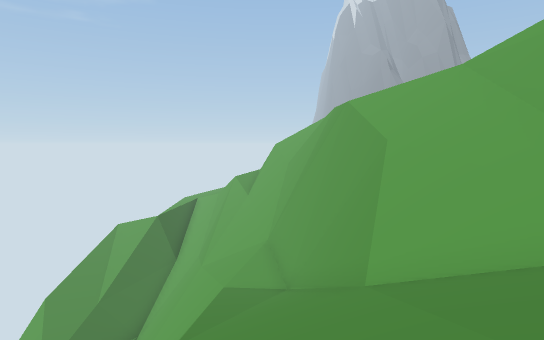
view 1 (above)

16 first-person views from a walk through a 3-D level made in the Unity game engine. The camera is 1.2 m above the floor, tilts 4° down and sees 75° across. The floor is counted in squares, 2 m on a side. Each view is taken from the middle of a square. On the plan, view 1 faces up. The plan holds only what a view shows up to about 10 squares ahead; the rest is blank. The place goes on beyond the plan. The player is left out.

view 2
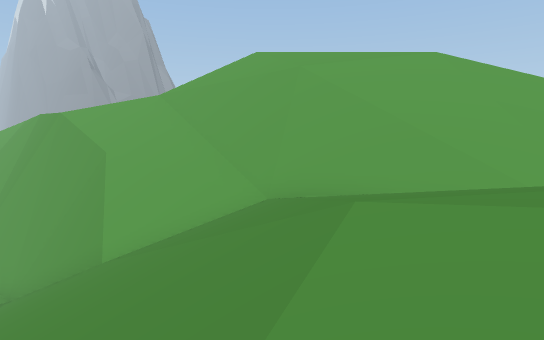

view 3
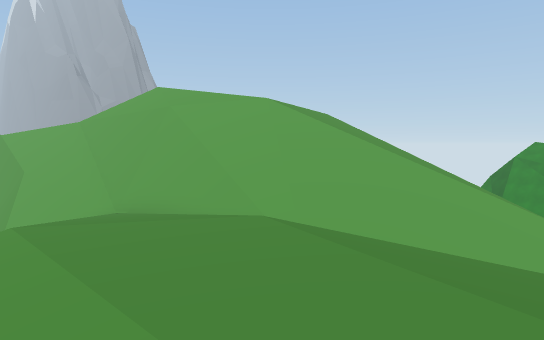

view 4
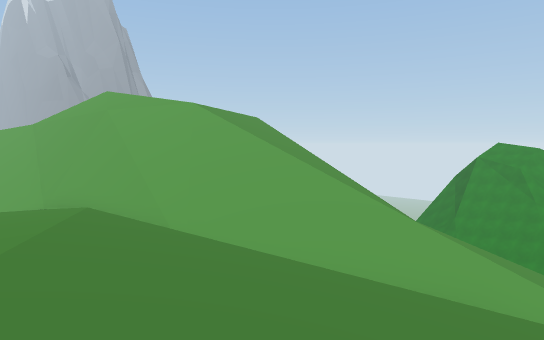

view 5
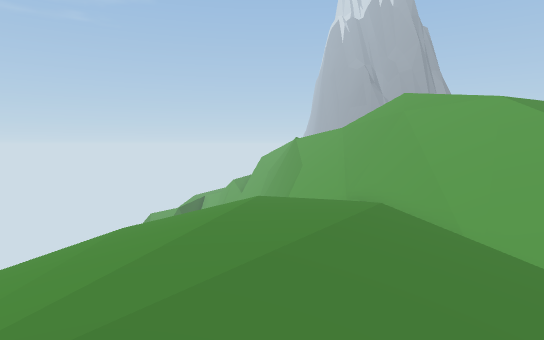

view 6
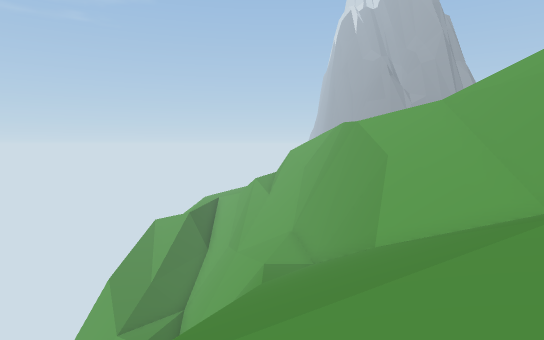

view 7
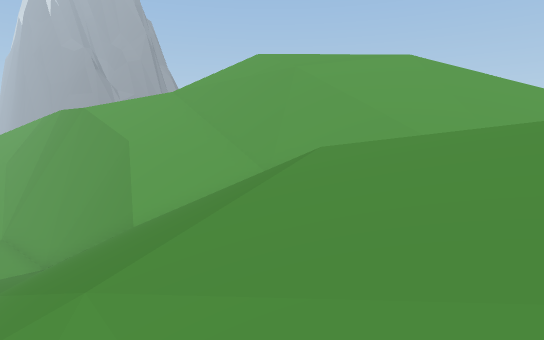

view 8
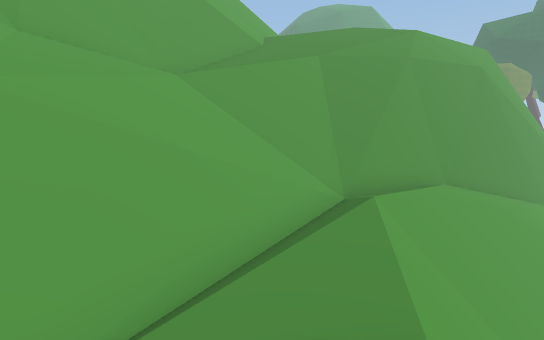

view 9
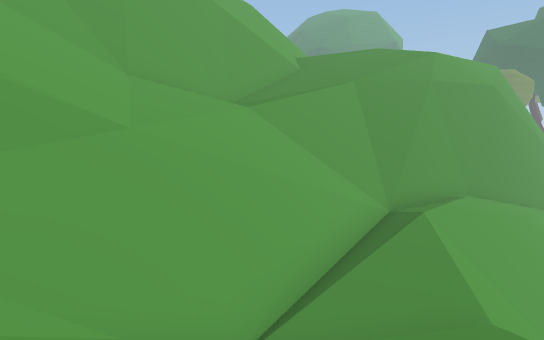

view 10
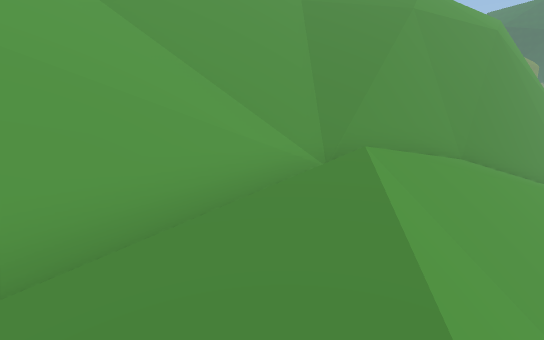

view 11
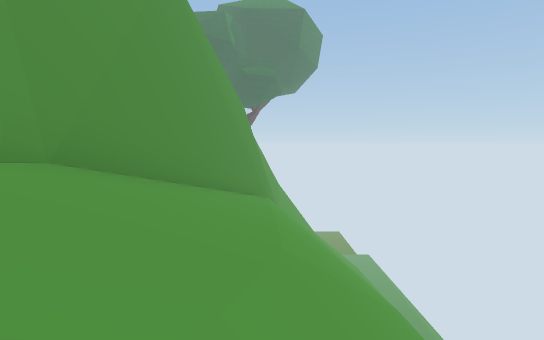

view 12
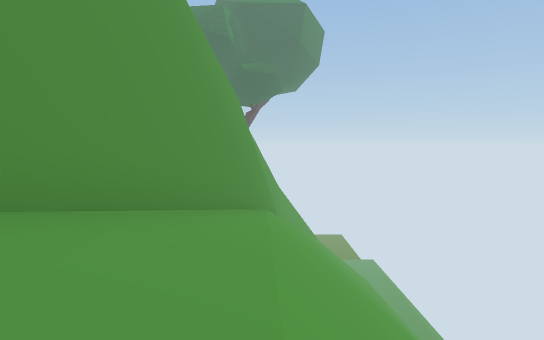

view 13
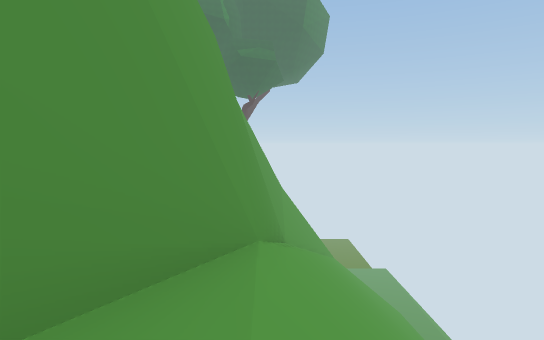

view 14
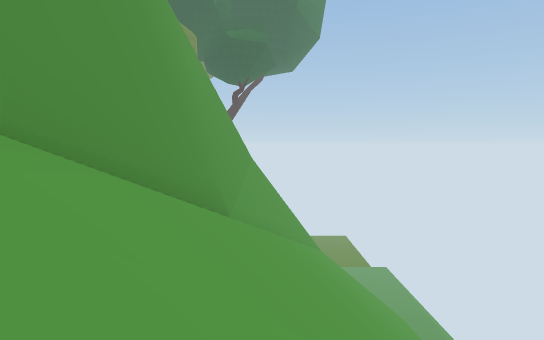

view 15
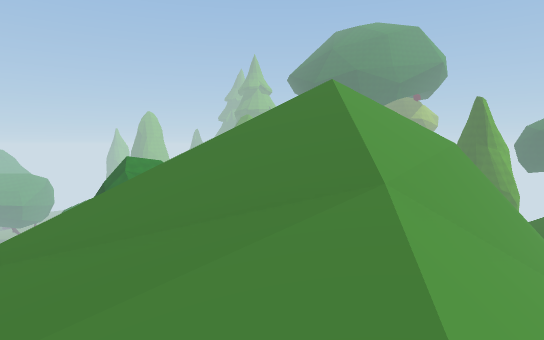

view 16
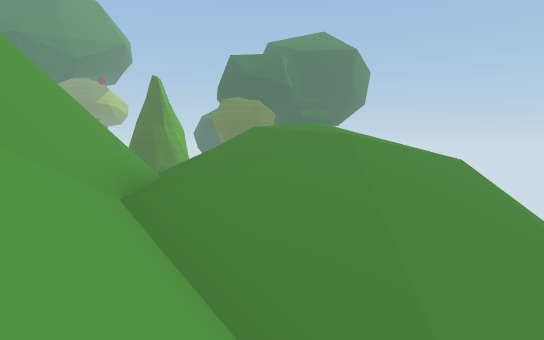

### Floor plan
Key: @ floor where view 1 was taken; # wall or solid block; . main floor; - floor 1.5 m lower than the main floor; : floor 1.75 m higher than the main floor; + floor 3.25 m higher than the main floor; * floor 5 m higher than the main floor; _ floor 6.25 m lower than the main floor; < floor 8 m lower than the main floor; ( floor 12.75 m lower than the main floor; ! floor 14.25 m lower than the main floor; / step, stairs or slope; = window, fence, low wall or low ledge; ^ raised ledge; v drop or lower ground.
Columns run from 11 left of view 1 to 8 right of it. Each row starts with its distance up from view 1.
 15    /   /#
 14       /#v///
 13    /  /^v///^
 12     //!^v//#^
 11     ///#v//#^
 10     ///#////^v::::
  9     ///=//<<^v/+:/
  8     ///=/#</#v////
  7     //(/#v_/#v/=//
  6     //(#^v_/#//#//
  5     ///= v/////#//
  4     ///# v/////#//
  3     v//#=v/////#v/
  2     v//^v/////-#///
  1    vv//^v//////#//*
  0    v///^v//@/-/#////
 -1   v///#  v//.-/#////
 -2   v///#  /--..//////
 -3    ///#= /-...  ////
 -4   v///^v //.../ ////
 -5   v///^v //.../  ///
 -6   //// v  /....  ///
 -7    //=     /.../ ///
 -8    //#      / ./
 -9   ///#
-10   ///^
-11  v///#
-12  ////^
-13  ///#
-14 v///^

Positions as (right, up) in squares from view 1, and headings:
1: (0, 0), facing up
2: (-1, -2), facing up-right
3: (0, -6), facing up-right
4: (1, -8), facing up-right
5: (1, -8), facing up
6: (-1, -3), facing up
7: (-2, -3), facing up-right
8: (-8, 13), facing down-right
9: (-8, 15), facing down-right
10: (-7, 11), facing down-right
11: (-6, 5), facing down
12: (-6, 3), facing down
13: (-6, -2), facing down
14: (-7, -5), facing down
15: (3, 10), facing down-right
16: (2, 5), facing down
